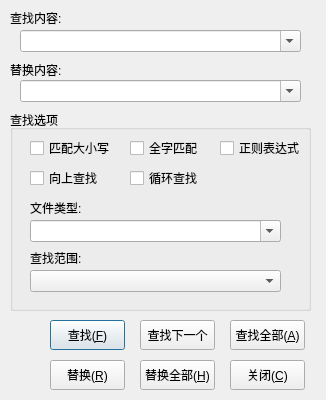
<?xml version="1.0" encoding="UTF-8"?>
<ui version="4.0">
 <class>Dialog</class>
 <widget class="QDialog" name="Dialog">
  <property name="geometry">
   <rect>
    <x>0</x>
    <y>0</y>
    <width>326</width>
    <height>400</height>
   </rect>
  </property>
  <property name="minimumSize">
   <size>
    <width>0</width>
    <height>400</height>
   </size>
  </property>
  <property name="maximumSize">
   <size>
    <width>5000</width>
    <height>400</height>
   </size>
  </property>
  <property name="focusPolicy">
   <enum>Qt::StrongFocus</enum>
  </property>
  <property name="windowTitle">
   <string>Dialog</string>
  </property>
  <widget class="QLabel" name="label">
   <property name="geometry">
    <rect>
     <x>10</x>
     <y>10</y>
     <width>391</width>
     <height>16</height>
    </rect>
   </property>
   <property name="text">
    <string>查找内容:</string>
   </property>
  </widget>
  <widget class="QLabel" name="label_2">
   <property name="geometry">
    <rect>
     <x>10</x>
     <y>60</y>
     <width>271</width>
     <height>20</height>
    </rect>
   </property>
   <property name="text">
    <string>替换内容:</string>
   </property>
  </widget>
  <widget class="QPushButton" name="btnFind">
   <property name="geometry">
    <rect>
     <x>50</x>
     <y>320</y>
     <width>75</width>
     <height>30</height>
    </rect>
   </property>
   <property name="text">
    <string>查找(&amp;F)</string>
   </property>
  </widget>
  <widget class="QPushButton" name="benFindall">
   <property name="geometry">
    <rect>
     <x>230</x>
     <y>320</y>
     <width>75</width>
     <height>30</height>
    </rect>
   </property>
   <property name="text">
    <string>查找全部(&amp;A)</string>
   </property>
  </widget>
  <widget class="QPushButton" name="btnFindAgain">
   <property name="geometry">
    <rect>
     <x>140</x>
     <y>320</y>
     <width>75</width>
     <height>30</height>
    </rect>
   </property>
   <property name="text">
    <string>查找下一个</string>
   </property>
  </widget>
  <widget class="QPushButton" name="btnReplace">
   <property name="geometry">
    <rect>
     <x>50</x>
     <y>360</y>
     <width>75</width>
     <height>30</height>
    </rect>
   </property>
   <property name="text">
    <string>替换(&amp;R)</string>
   </property>
  </widget>
  <widget class="QPushButton" name="btnReplaceAll">
   <property name="geometry">
    <rect>
     <x>140</x>
     <y>360</y>
     <width>75</width>
     <height>30</height>
    </rect>
   </property>
   <property name="text">
    <string>替换全部(&amp;H)</string>
   </property>
  </widget>
  <widget class="QPushButton" name="btnClose">
   <property name="geometry">
    <rect>
     <x>230</x>
     <y>360</y>
     <width>75</width>
     <height>30</height>
    </rect>
   </property>
   <property name="text">
    <string>关闭(&amp;C)</string>
   </property>
  </widget>
  <widget class="QComboBox" name="combFind">
   <property name="geometry">
    <rect>
     <x>20</x>
     <y>30</y>
     <width>281</width>
     <height>22</height>
    </rect>
   </property>
   <property name="focusPolicy">
    <enum>Qt::StrongFocus</enum>
   </property>
   <property name="editable">
    <bool>true</bool>
   </property>
  </widget>
  <widget class="QComboBox" name="combRep">
   <property name="geometry">
    <rect>
     <x>20</x>
     <y>80</y>
     <width>281</width>
     <height>22</height>
    </rect>
   </property>
   <property name="focusPolicy">
    <enum>Qt::StrongFocus</enum>
   </property>
   <property name="editable">
    <bool>true</bool>
   </property>
  </widget>
  <widget class="QGroupBox" name="groupBox">
   <property name="geometry">
    <rect>
     <x>10</x>
     <y>110</y>
     <width>301</width>
     <height>201</height>
    </rect>
   </property>
   <property name="title">
    <string>查找选项</string>
   </property>
   <widget class="QCheckBox" name="regex">
    <property name="geometry">
     <rect>
      <x>210</x>
      <y>30</y>
      <width>81</width>
      <height>16</height>
     </rect>
    </property>
    <property name="text">
     <string>正则表达式</string>
    </property>
   </widget>
   <widget class="QCheckBox" name="casematch">
    <property name="geometry">
     <rect>
      <x>20</x>
      <y>30</y>
      <width>81</width>
      <height>16</height>
     </rect>
    </property>
    <property name="text">
     <string>匹配大小写</string>
    </property>
   </widget>
   <widget class="QCheckBox" name="wholeword">
    <property name="geometry">
     <rect>
      <x>120</x>
      <y>30</y>
      <width>81</width>
      <height>16</height>
     </rect>
    </property>
    <property name="text">
     <string>全字匹配</string>
    </property>
   </widget>
   <widget class="QLabel" name="label_4">
    <property name="geometry">
     <rect>
      <x>20</x>
      <y>90</y>
      <width>251</width>
      <height>16</height>
     </rect>
    </property>
    <property name="text">
     <string>文件类型:</string>
    </property>
   </widget>
   <widget class="QComboBox" name="filetype">
    <property name="geometry">
     <rect>
      <x>20</x>
      <y>110</y>
      <width>251</width>
      <height>22</height>
     </rect>
    </property>
    <property name="focusPolicy">
     <enum>Qt::StrongFocus</enum>
    </property>
    <property name="editable">
     <bool>true</bool>
    </property>
   </widget>
   <widget class="QComboBox" name="findscope">
    <property name="geometry">
     <rect>
      <x>20</x>
      <y>160</y>
      <width>251</width>
      <height>22</height>
     </rect>
    </property>
    <property name="focusPolicy">
     <enum>Qt::StrongFocus</enum>
    </property>
   </widget>
   <widget class="QLabel" name="label_3">
    <property name="geometry">
     <rect>
      <x>20</x>
      <y>140</y>
      <width>241</width>
      <height>16</height>
     </rect>
    </property>
    <property name="text">
     <string>查找范围:</string>
    </property>
   </widget>
   <widget class="QCheckBox" name="forward">
    <property name="geometry">
     <rect>
      <x>20</x>
      <y>60</y>
      <width>81</width>
      <height>16</height>
     </rect>
    </property>
    <property name="text">
     <string>向上查找</string>
    </property>
   </widget>
   <widget class="QCheckBox" name="warp">
    <property name="geometry">
     <rect>
      <x>120</x>
      <y>60</y>
      <width>81</width>
      <height>16</height>
     </rect>
    </property>
    <property name="text">
     <string>循环查找</string>
    </property>
   </widget>
  </widget>
 </widget>
 <resources/>
 <connections/>
</ui>
